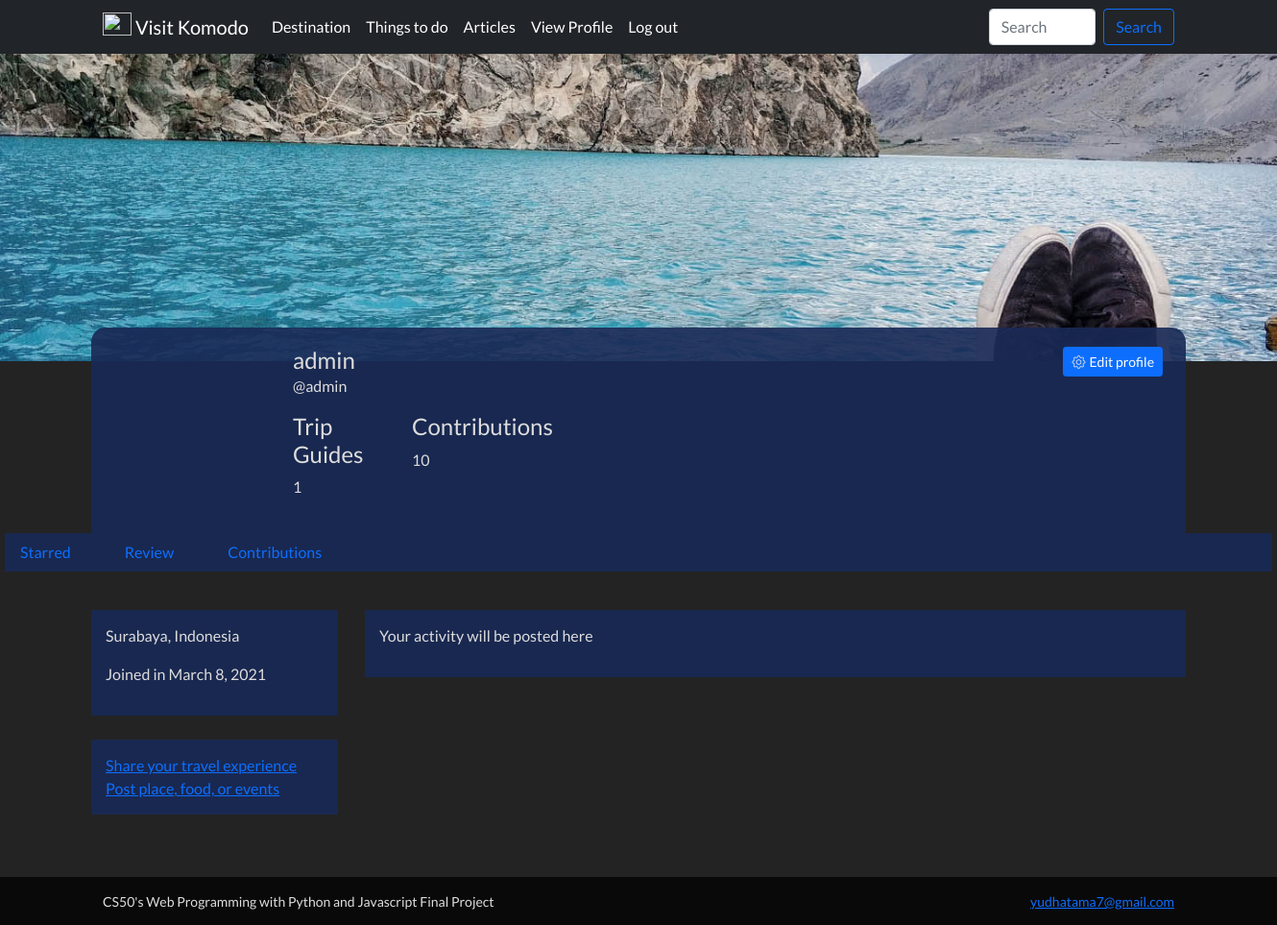
Before: /profile (signed in) with the older database file.
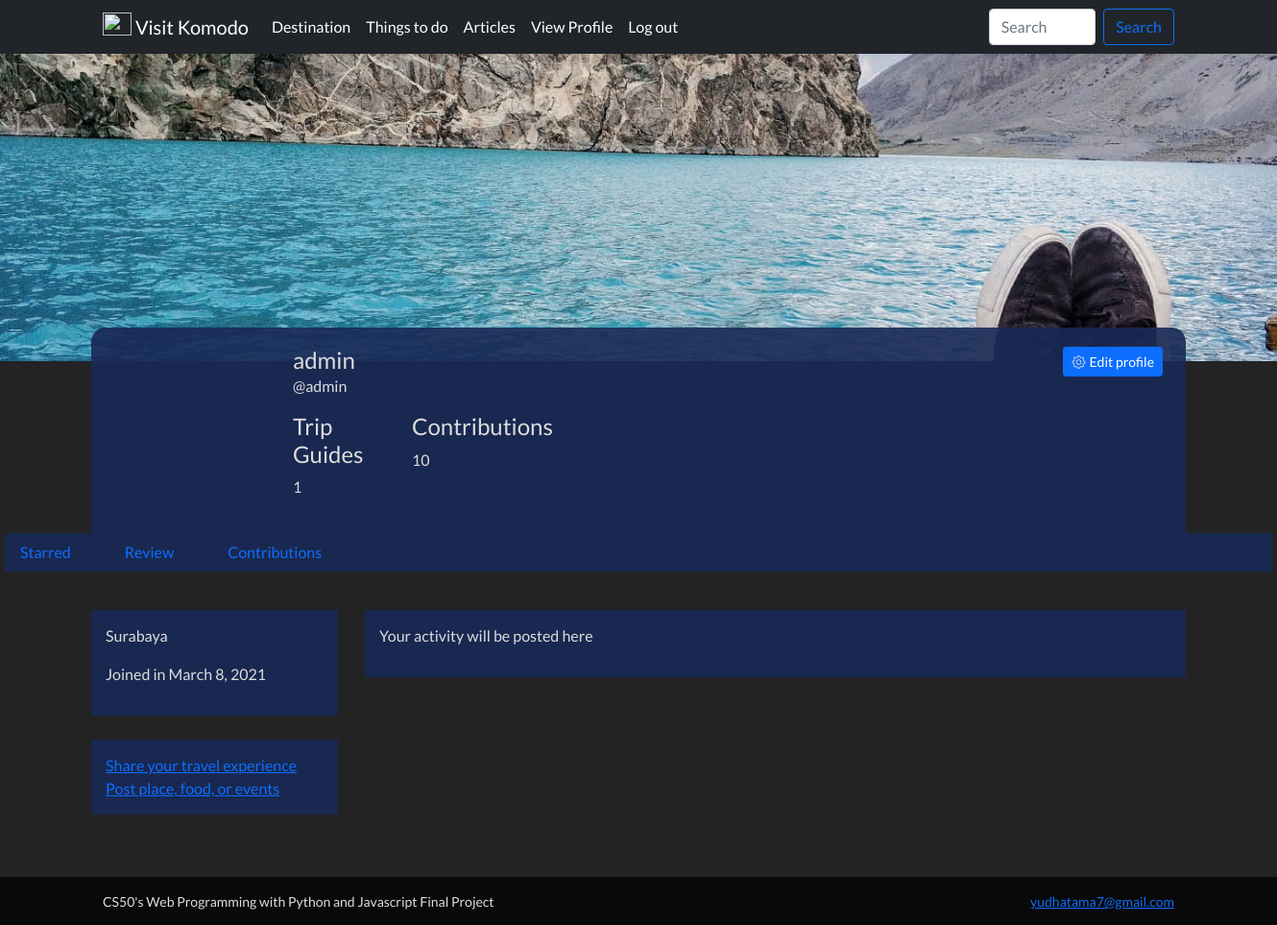
After: the same page with the newer database file.
### visit_komodo/models.py (models this page shows, shortened)
class Profile(models.Model):
    username = models.OneToOneField(User, on_delete=models.CASCADE)
    bio = models.CharField(max_length=280, default="CS50 Web Project 4 Network")
    date_join = models.DateField(default=timezone.now)
    location = models.CharField(max_length=100, null=True, blank=True)
    image = models.URLField(default="https://cdn.shopify.com/s/files/1/1132/3108/files/NZ_corner_400x.jpg?v=1603743748")

### visit_komodo/views.py (the view)
# urls.py: path('profile', views.profile_view, name='profile'),
@login_required(login_url='/login/')
@csrf_exempt
def profile_view(request):
    user_id = request.user.id
    count_blog = Blog.objects.filter(created_by=user_id).count()
    count_destination = Destination.objects.filter(created_by=user_id).count()
    count_food = Food.objects.filter(created_by=user_id).count()
    count_event = Event.objects.filter(created_by=user_id).count()
    count_contrib = count_destination + count_food + count_event
    location = Profile.objects.values_list('location', flat=True).get(username=user_id)
    date_join = Profile.objects.values_list('date_join', flat=True).get(username=user_id)
    profile_data = Profile.objects.filter(id=user_id)
    if request.method == 'POST':
        profile_data.update(bio=request.POST["bio"], location=request.POST["location"], image=request.POST["image"])
        return HttpResponseRedirect(request.META.get('HTTP_REFERER'))
    else:
        context = {
            "count_blog": count_blog,
            "contributions": count_contrib,
            "location": location,
            "date_join": date_join,
            "profile_data": profile_data
        }
        return render(request, "visit_komodo/profile.html", context)

### visit_komodo/templates/visit_komodo/profile.html (shortened to what this page needs)
{% extends "visit_komodo/layout.html" %}
{% load static %}
{% block body %}
<div class="cover-photo">
</div>
<div class="row">
    <div class="col">
        <div class="profile-main container-md">
            <div class="row">
                <div class="col-2">
                </div>
                <div class="col-8">
                    <h4>{{ request.user }}</h4>
                    <p>@{{ request.user }}</p>
                    <div class="row">
                        <div class="col-2">
                            <h4>Trip Guides</h4>
                            <p>{{ count_blog }}</p>
                        </div>
                        <div class="col-2">
                            <h4>Contributions</h4>
                            <p>{{ contributions }}</p>
                        </div>
                    </div>
                </div>
                <div class="col-2">
                    <div class="d-md-flex justify-content-md-end">
                        <button type="button" class="btn btn-primary btn-sm" data-bs-toggle="modal" data-bs-target="#profile-form"><i class="bi bi-gear"></i>Edit profile</button>
                    </div>
                </div>
            </div>
        </div>
    </div>
</div>
<ul class="nav profile-nav">
    <div class="row">
        <div class="col">
            <li class="nav-item">
                <a class="nav-link" href="#">Starred</a>
            </li>
        </div>
        <div class="col">
            <li class="nav-item">
                <a class="nav-link" href="#">Review</a>
            </li>
        </div>
        <div class="col">
            <li class="nav-item">
                <a class="nav-link" href="#">Contributions</a>
            </li>
        </div>
    </div>
</ul>
<div class="profile-content container-md">
    <div class="row">
        <div class="col-3" style="padding: 0;">
            <div id="intro">
                <p>{{ location }}</p>
                <p>Joined in {{ date_join }}</p>
            </div>
            <div id="share">
                <a href="#">Share your travel experience</a><br>
                <a href="{% url 'add_listing' %}">Post place, food, or events</a>
            </div>
        </div>
        <div class="col-9" style="padding: 0;">
            <div id="activity">
                <p>Your activity will be posted here</p>
            </div>
        </div>
    </div>
</div>
{% endblock %}

Changed rows visible on the page:
changed Profile: location "Surabaya, Indonesia" → "Surabaya"
